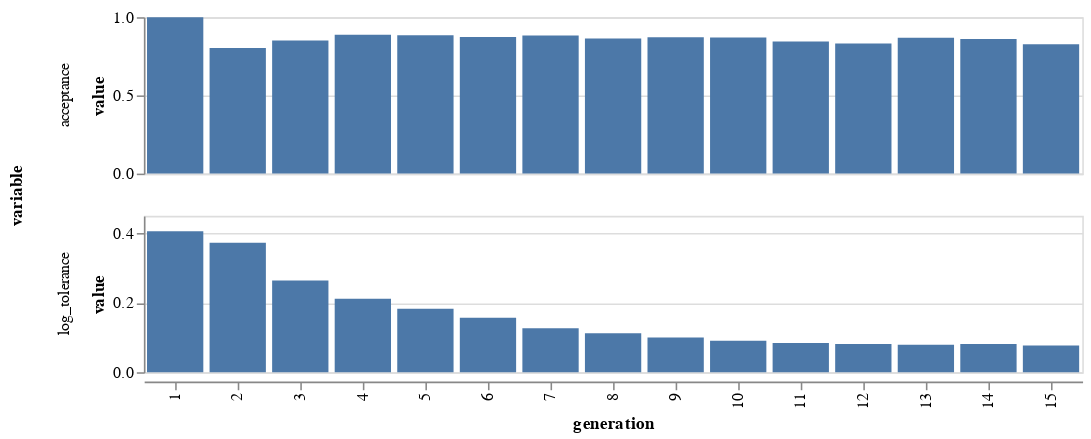

Notebook source saved alongside this figure:
### Code cell
import altair as alt
import math

meta_df['log_tolerance'] = meta_df['tolerance'].map(lambda x: math.log(1 + min(x, 0.5)))
meta_melt = meta_df.melt('generation', value_vars=['log_tolerance', 'acceptance'])

alt.Chart(
    meta_melt
).mark_bar(
).encode(
    x='generation:O',
    y='value'
).properties(
    width=600,
    height=100
).facet(
    row='variable:O'
).resolve_scale(
    y='independent'
)

### Figure 1 — Vega-Lite specification as saved in the notebook (floating-point values rounded to 4 significant figures)
{"config": {"view": {"continuousWidth": 400, "continuousHeight": 300}}, "data": {"name": "data-f620634cfcb78ab29488a2d54b6d228a"}, "facet": {"row": {"field": "variable", "type": "ordinal"}}, "spec": {"mark": "bar", "encoding": {"x": {"field": "generation", "type": "ordinal"}, "y": {"field": "value", "type": "quantitative"}}, "height": 100, "width": 600}, "resolve": {"scale": {"y": "independent"}}, "$schema": "https://vega.github.io/schema/vega-lite/v4.17.0.json", "datasets": {"data-f620634cfcb78ab29488a2d54b6d228a": [{"generation": 1, "variable": "log_tolerance", "value": 0.4055}, {"generation": 2, "variable": "log_tolerance", "value": 0.3726}, {"generation": 3, "variable": "log_tolerance", "value": 0.2643}, {"generation": 4, "variable": "log_tolerance", "value": 0.2111}, {"generation": 5, "variable": "log_tolerance", "value": 0.1823}, {"generation": 6, "variable": "log_tolerance", "value": 0.157}, {"generation": 7, "variable": "log_tolerance", "value": 0.1266}, {"generation": 8, "variable": "log_tolerance", "value": 0.1124}, {"generation": 9, "variable": "log_tolerance", "value": 0.09985}, {"generation": 10, "variable": "log_tolerance", "value": 0.09075}, {"generation": 11, "variable": "log_tolerance", "value": 0.08388}, {"generation": 12, "variable": "log_tolerance", "value": 0.08158}, {"generation": 13, "variable": "log_tolerance", "value": 0.07927}, {"generation": 14, "variable": "log_tolerance", "value": 0.08158}, {"generation": 15, "variable": "log_tolerance", "value": 0.07696}, {"generation": 1, "variable": "acceptance", "value": 1.0}, {"generation": 2, "variable": "acceptance", "value": 0.8026}, {"generation": 3, "variable": "acceptance", "value": 0.8518}, {"generation": 4, "variable": "acceptance", "value": 0.8881}, {"generation": 5, "variable": "acceptance", "value": 0.8842}, {"generation": 6, "variable": "acceptance", "value": 0.8741}, {"generation": 7, "variable": "acceptance", "value": 0.8834}, {"generation": 8, "variable": "acceptance", "value": 0.8636}, {"generation": 9, "variable": "acceptance", "value": 0.8718}, {"generation": 10, "variable": "acceptance", "value": 0.8696}, {"generation": 11, "variable": "acceptance", "value": 0.8453}, {"generation": 12, "variable": "acceptance", "value": 0.8326}, {"generation": 13, "variable": "acceptance", "value": 0.8688}, {"generation": 14, "variable": "acceptance", "value": 0.8598}, {"generation": 15, "variable": "acceptance", "value": 0.8278}]}}
